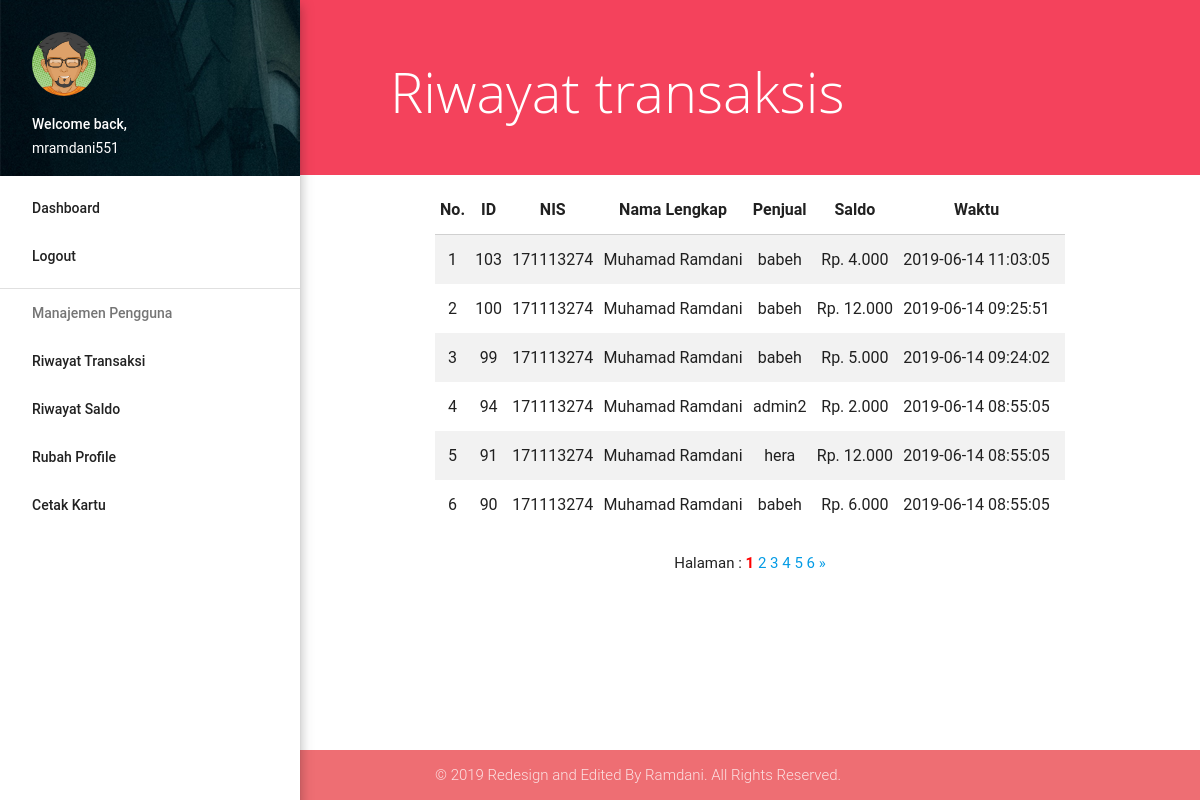
Screenshot of /pelanggan_dashboard/riwayat/index.php (signed in) with the database file from the repository.
### tables this page shows
CREATE TABLE `transaksi` (
  `id` int(11) NOT NULL,
  `nis` int(3) UNSIGNED ZEROFILL NOT NULL,
  `username` varchar(255) NOT NULL,
  `first_name` varchar(50) NOT NULL,
  `last_name` varchar(50) NOT NULL,
  `penjual` varchar(255) NOT NULL,
  `saldo` int(255) NOT NULL,
  `waktu` timestamp NOT NULL DEFAULT CURRENT_TIMESTAMP ON UPDATE CURRENT_TIMESTAMP
);

### pelanggan_dashboard/riwayat/index.php (the view, shortened to what this page needs)
<?php
  require '../../konek.php';
  $username3=$_SESSION['username3'];
  $jumlahdataperhalaman=6;
  $result=mysqli_query($conn, "SELECT *FROM transaksi where username='$username3'");
  $jumlahdata=mysqli_num_rows($result);
  $jumlahhalaman=ceil($jumlahdata/$jumlahdataperhalaman);
  $halamanaktif = (isset($_GET["halaman"]) ) ? $_GET["halaman"] : 1;
  $awaldata=($jumlahdataperhalaman * $halamanaktif) - $jumlahdataperhalaman;
  $query=mysqli_query($conn, "SELECT id, nis, first_name, last_name, penjual, saldo, waktu FROM transaksi where username='$username3' ORDER BY id DESC LIMIT $awaldata, $jumlahdataperhalaman");
?>
<!DOCTYPE html>
<html>
  <head>
    <link href="../../admin_dashboard/files/font-awesome.min.css" rel="stylesheet" type="text/css" />
    <link href="../../admin_dashboard/files/ionicons.min.css" rel="stylesheet" type="text/css" />
    <link rel="stylesheet" href="../../admin_dashboard/files/materialize.min.css">
    <link href="../../admin_dashboard/files/icon.css" rel="stylesheet">
    <link href="../../admin_dashboard/assets/css/custom.css" rel="stylesheet" type="text/css" />
  </head>
  <body>
    <ul id="slide-out" class="side-nav fixed z-depth-4">
      <li>
        <div class="userView">
          <div class="background">
            <img src="../../admin_dashboard/assets/img/photo1.png">
          </div>
          <img class="circle" src="../../admin_dashboard/assets/img/avatar04.png">
          <span class="white-text name">Welcome back,</span>
          <span class="white-text email"><?php echo $_SESSION['username3']; ?></span>
        </div>
      </li>
      <li><a class="active" href="../index.php">Dashboard</a></li>
      <li><a class="active" href="../../logout">Logout</a></li>
      <li><div class="divider"></div></li>
      <li><a class="subheader">Manajemen Pengguna</a></li>
      <li class="no-padding">
        <ul class="collapsible collapsible-accordion">
          <li>
              <ul>
                <li><a href="../riwayat">Riwayat Transaksi</a></li>
                <li><a href="../riwayat/tambah.php">Riwayat Saldo</a></li>
                <li><a href="../update/ubah_pelanggan.php">Rubah Profile</a></li>
                <li><a href="../print">Cetak Kartu</a></li>
              </ul>
          </li>
        </ul>
      </li>
    </ul>
    <main>
    <section class="content">
      <div class="page-announce valign-wrapper"><h1 class="page-announce-text valign">Riwayat transaksis</h1></div>
      <div id="posttable" class="container">
        <div id="tabel">
        <table class="responsive-table striped hover centered" id="names-table">
          <thead>
            <tr>
                <th>No.</th>
                <th>ID</th>
                <th>NIS</th>
                <th>Nama Lengkap</th>
                <th>Penjual</th>
                <th>Saldo</th>
                <th>Waktu</th>
            </tr>
          </thead>
          <tbody>
          <div class="none">
          <?php $a=1+$awaldata; ?>
            <?php while($result=mysqli_fetch_assoc($query)): ?>
            </div>
            <tr>
              <td><?php echo $a; ?></td>
              <td><?php echo $result['id'] ?></td>
              <td><?php echo $result['nis'] ?></td>
              <td><?php echo $result['first_name'].' '.$result['last_name'] ?></td>
              <td><?php echo $result['penjual'] ?></td>
              <td><?php echo 'Rp. '.number_format($result['saldo'], 0,'.','.') ?></td>
              <td><?php echo $result['waktu'] ?></td>
                <td>
              </td>
            </tr>
            <?php $a++; ?>
            <?php endwhile; ?>
  </section>
  <center>
    <br>
    Halaman :
        <?php for($i=1; $i<=$jumlahhalaman; $i++) : ?>
          <?php if($i == $halamanaktif) :?>
            <a href="?halaman=<?php echo $i; ?>" style="font-weight:bold; color:red;"><?php echo $i; ?></a>
          <?php else : ?>
            <a href="?halaman=<?php echo $i; ?>"><?php echo $i; ?></a>
          <?php endif; ?>
        <?php endfor; ?>
        <?php if($halamanaktif < $jumlahhalaman) : ?>
          <a href="?halaman=<?php echo $halamanaktif + 1; ?>">&raquo;</a>
        <?php endif; ?>
  </center>
  </main>
  <footer class="page-footer">
    <div class="footer-copyright">
        <div class="container">
          © 2019 Redesign and Edited By Ramdani. All Rights Reserved.
        </div>
      </div>
    </footer>
  </body>
</html>

### admin_dashboard/assets/css/custom.css (style rules this page uses)
@media (min-width:993px) { main, footer { padding-left: 300px; } }
div.page-announce { min-height: 175px; height: auto; background-color: #f4425c; padding: 40px; margin-bottom: 10px; }
h1.page-announce-text { font-family: 'Open Sans', sans-serif; font-weight: 100; font-size: 56px; color: #fff; line-height: 0.5em; margin-left: 50px; }
body { display: flex; min-height: 100vh; flex-direction: column; }
main { flex: 1 0 auto; }
.page-footer { padding-top: 0 !important; background-color: #f4425c; margin-top: 20px; }
.footer-copyright { background-color: inherit !important; }

### rows the page displays
transaksi: id "103", nis "171113274", first_name "Muhamad", last_name "Ramdani", penjual "babeh", saldo "4.000", waktu "2019-06-14 11:03:05"
transaksi: id "100", nis "171113274", first_name "Muhamad", last_name "Ramdani", penjual "babeh", saldo "12.000", waktu "2019-06-14 09:25:51"
transaksi: id "99", nis "171113274", first_name "Muhamad", last_name "Ramdani", penjual "babeh", saldo "5.000", waktu "2019-06-14 09:24:02"
transaksi: id "94", nis "171113274", first_name "Muhamad", last_name "Ramdani", penjual "admin2", saldo "2.000", waktu "2019-06-14 08:55:05"
transaksi: id "91", nis "171113274", first_name "Muhamad", last_name "Ramdani", penjual "hera", saldo "12.000", waktu "2019-06-14 08:55:05"
transaksi: id "90", nis "171113274", first_name "Muhamad", last_name "Ramdani", penjual "babeh", saldo "6.000", waktu "2019-06-14 08:55:05"

### other values shown
$_SESSION['username3'] "mramdani551"
